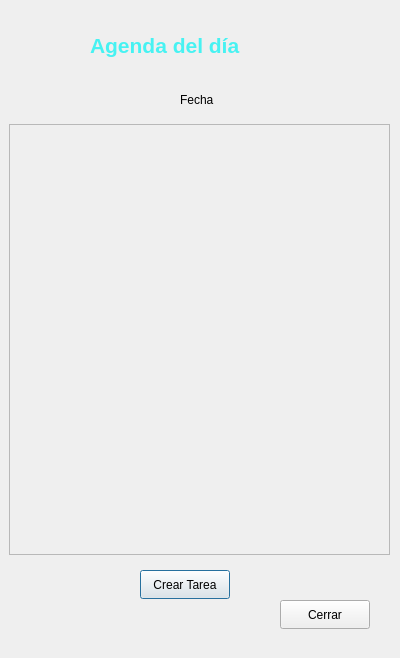
<?xml version="1.0" encoding="UTF-8"?>
<ui version="4.0">
 <class>DayAgendaDialog</class>
 <widget class="QDialog" name="DayAgendaDialog">
  <property name="geometry">
   <rect>
    <x>0</x>
    <y>0</y>
    <width>400</width>
    <height>658</height>
   </rect>
  </property>
  <property name="windowTitle">
   <string>Dialog</string>
  </property>
  <widget class="QLabel" name="dateLabel">
   <property name="geometry">
    <rect>
     <x>180</x>
     <y>90</y>
     <width>63</width>
     <height>20</height>
    </rect>
   </property>
   <property name="text">
    <string>Fecha</string>
   </property>
  </widget>
  <widget class="QLabel" name="label">
   <property name="geometry">
    <rect>
     <x>90</x>
     <y>20</y>
     <width>211</width>
     <height>51</height>
    </rect>
   </property>
   <property name="text">
    <string>&lt;html&gt;&lt;head/&gt;&lt;body&gt;&lt;p&gt;&lt;span style=&quot; font-size:16pt; font-weight:700; color:#47f2f2;&quot;&gt;Agenda del día&lt;/span&gt;&lt;/p&gt;&lt;/body&gt;&lt;/html&gt;</string>
   </property>
  </widget>
  <widget class="QPushButton" name="createTaskButton">
   <property name="geometry">
    <rect>
     <x>140</x>
     <y>570</y>
     <width>90</width>
     <height>29</height>
    </rect>
   </property>
   <property name="text">
    <string>Crear Tarea</string>
   </property>
  </widget>
  <widget class="QPushButton" name="closeButton">
   <property name="geometry">
    <rect>
     <x>280</x>
     <y>600</y>
     <width>90</width>
     <height>29</height>
    </rect>
   </property>
   <property name="text">
    <string>Cerrar</string>
   </property>
  </widget>
  <widget class="QScrollArea" name="taskScrollArea">
   <property name="geometry">
    <rect>
     <x>9</x>
     <y>124</y>
     <width>381</width>
     <height>431</height>
    </rect>
   </property>
   <property name="widgetResizable">
    <bool>true</bool>
   </property>
   <widget class="QWidget" name="scrollAreaWidgetContents">
    <property name="geometry">
     <rect>
      <x>0</x>
      <y>0</y>
      <width>379</width>
      <height>429</height>
     </rect>
    </property>
   </widget>
  </widget>
 </widget>
 <resources/>
 <connections/>
</ui>
